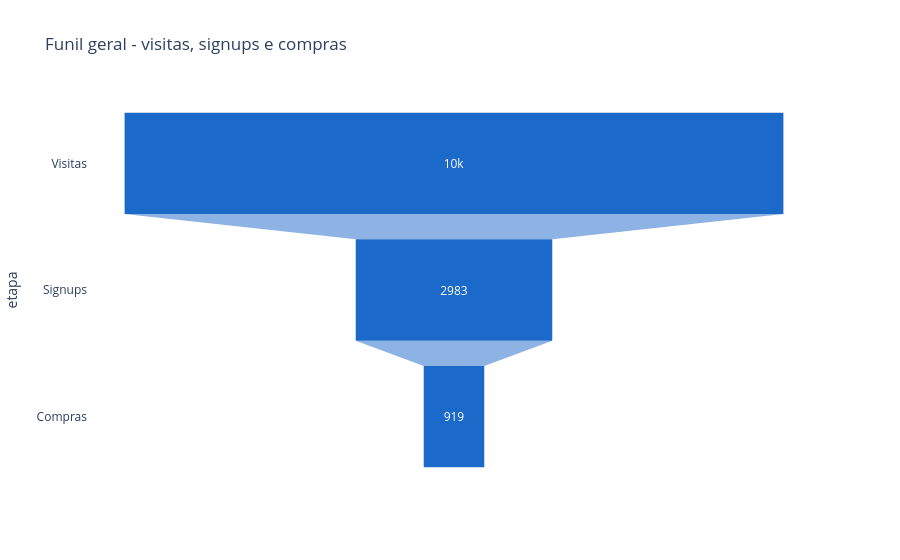

The notebook cell saved with this chart:
### Code cell
funnel_steps = pd.DataFrame({
    'etapa': ['Visitas', 'Signups', 'Compras'],
    'usuarios': [int(overall.loc[0, 'visits']), int(overall.loc[0, 'signups']), int(overall.loc[0, 'purchases'])]
})

fig = px.funnel(funnel_steps, x='usuarios', y='etapa', title='Funil geral - visitas, signups e compras',
    color_discrete_sequence=CONTA_AZUL_COLORS
)
fig.show()

### Figure 1 — Plotly figure (JSON) as saved in the notebook; plotly's stock layout.template omitted (floating-point values rounded to 4 significant figures)
{"data": [{"hovertemplate": "usuarios=%{x}<br>etapa=%{y}<extra></extra>", "legendgroup": "", "marker": {"color": "#1B69C8"}, "name": "", "orientation": "h", "showlegend": false, "type": "funnel", "x": [10000, 2983, 919], "xaxis": "x", "y": ["Visitas", "Signups", "Compras"], "yaxis": "y"}], "layout": {"legend": {"tracegroupgap": 0}, "title": {"text": "Funil geral - visitas, signups e compras"}, "xaxis": {"anchor": "y", "domain": [0, 1], "title": {"text": "usuarios"}}, "yaxis": {"anchor": "x", "domain": [0, 1], "title": {"text": "etapa"}}}}
